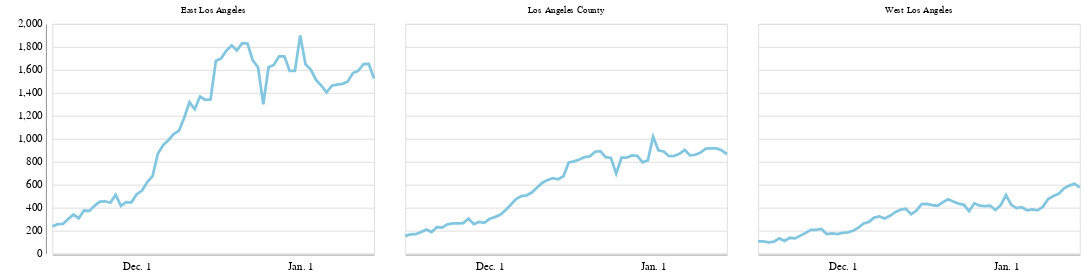

Notebook code for this chart:
### Code cell
twocities_chart

### Figure 1 — Vega-Lite specification as saved in the notebook (floating-point values rounded to 4 significant figures; data arrays with more than 128 entries replaced by an {"elided": "..."} marker saying what was removed)
{"config": {"view": {"width": 800, "height": 450}, "background": "#ffffff", "title": {"anchor": "start", "font": "Benton Gothic Bold, sans", "fontColor": "#000000", "fontSize": 22, "fontWeight": "normal"}, "arc": {"fill": "#82c6df"}, "area": {"fill": "#82c6df"}, "line": {"stroke": "#82c6df", "strokeWidth": 3}, "path": {"stroke": "#82c6df"}, "rect": {"fill": "#82c6df"}, "shape": {"stroke": "#82c6df"}, "bar": {"fill": "#82c6df"}, "point": {"stroke": "#82c6df"}, "symbol": {"fill": "#82c6df", "size": 30}, "axis": {"titleFont": "Benton Gothic Bold, sans", "titleFontSize": 13, "titleFontWeight": "normal", "labelFont": "Benton Gothic, sans", "labelFontSize": 11.5, "labelFontWeight": "normal"}, "axisX": {"labelAngle": 0, "labelPadding": 4, "tickSize": 3}, "axisY": {"labelBaseline": "middle", "maxExtent": 45, "minExtent": 45, "tickSize": 2, "titleAlign": "left", "titleAngle": 0, "titleX": -45, "titleY": -11}, "legend": {"titleFont": "Benton Gothic Bold, sans", "titleFontSize": 13, "titleFontWeight": "normal", "symbolType": "square", "labelFont": "Benton Gothic, sans", "labelFontSize": 11.5}, "range": {"category": ["#3580b1", "#ec8431", "#ab7fb4", "#c89d29", "#adc839", "#829eb1"], "diverging": ["#e68a4f", "#f4bb6a", "#f9e39c", "#dadfe2", "#a6b7c6", "#849eae"], "heatmap": ["#fbf2c7", "#f9e39c", "#f8d36e", "#f4bb6a", "#e68a4f", "#d15a40", "#ab4232"], "ordinal": ["#fbf2c7", "#f9e39c", "#f8d36e", "#f4bb6a", "#e68a4f", "#d15a40", "#ab4232"], "ramp": ["#fbf2c7", "#f9e39c", "#f8d36e", "#f4bb6a", "#e68a4f", "#d15a40", "#ab4232"]}}, "data": {"name": "data-88547b1185bb48d9aac39d7e2ce2c731"}, "mark": "line", "encoding": {"facet": {"type": "nominal", "columns": 3, "field": "name", "title": ""}, "x": {"type": "temporal", "axis": {"format": "%b. %-d", "grid": false, "tickColor": "#ffffff", "tickCount": 4, "title": ""}, "field": "date"}, "y": {"type": "quantitative", "axis": {"tickColor": "#ffffff"}, "field": "new_confirmed_cases_seven_day_per_100k", "title": ""}}, "height": 250, "width": 350, "$schema": "https://vega.github.io/schema/vega-lite/v4.0.2.json", "datasets": {"data-88547b1185bb48d9aac39d7e2ce2c731": {"elided": "186 records"}}}
